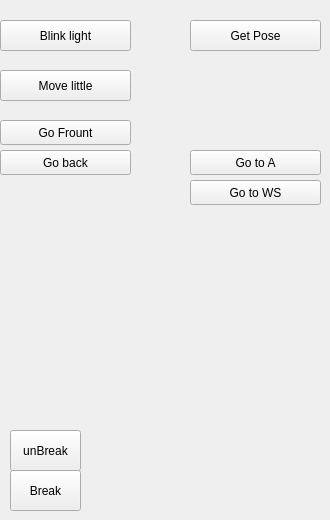
                        <widget class="QWidget" name="tab_2">
                              <attribute name="title">
                                    <string>NewEra</string>
                              </attribute>
                              <widget class="QPushButton" name="pushButton_NE_light">
                                    <property name="geometry">
                                          <rect>
                                                <x>0</x>
                                                <y>20</y>
                                                <width>131</width>
                                                <height>31</height>
                                          </rect>
                                    </property>
                                    <property name="text">
                                          <string>Blink light</string>
                                    </property>
                              </widget>
                              <widget class="QPushButton" name="pushButton_NE_moveLittle">
                                    <property name="geometry">
                                          <rect>
                                                <x>0</x>
                                                <y>70</y>
                                                <width>131</width>
                                                <height>31</height>
                                          </rect>
                                    </property>
                                    <property name="text">
                                          <string>Move little</string>
                                    </property>
                              </widget>
                              <widget class="QPushButton" name="pushButton_NE_break">
                                    <property name="geometry">
                                          <rect>
                                                <x>10</x>
                                                <y>470</y>
                                                <width>71</width>
                                                <height>41</height>
                                          </rect>
                                    </property>
                                    <property name="text">
                                          <string>Break</string>
                                    </property>
                              </widget>
                              <widget class="QPushButton" name="pushButton_NE_releaseBreak">
                                    <property name="geometry">
                                          <rect>
                                                <x>10</x>
                                                <y>430</y>
                                                <width>71</width>
                                                <height>41</height>
                                          </rect>
                                    </property>
                                    <property name="text">
                                          <string>unBreak</string>
                                    </property>
                              </widget>
                              <widget class="QPushButton" name="pushButton_NE_moveF">
                                    <property name="geometry">
                                          <rect>
                                                <x>0</x>
                                                <y>120</y>
                                                <width>131</width>
                                                <height>25</height>
                                          </rect>
                                    </property>
                                    <property name="text">
                                          <string>Go Frount</string>
                                    </property>
                              </widget>
                              <widget class="QPushButton" name="pushButton_NE_moveB">
                                    <property name="geometry">
                                          <rect>
                                                <x>0</x>
                                                <y>150</y>
                                                <width>131</width>
                                                <height>25</height>
                                          </rect>
                                    </property>
                                    <property name="text">
                                          <string>Go back</string>
                                    </property>
                              </widget>
                              <widget class="QPushButton" name="pushButton_NE_get_pose">
                                    <property name="geometry">
                                          <rect>
                                                <x>190</x>
                                                <y>20</y>
                                                <width>131</width>
                                                <height>31</height>
                                          </rect>
                                    </property>
                                    <property name="text">
                                          <string>Get Pose</string>
                                    </property>
                              </widget>
                              <widget class="QPushButton" name="pushButton_NE_goto_A">
                                    <property name="geometry">
                                          <rect>
                                                <x>190</x>
                                                <y>150</y>
                                                <width>131</width>
                                                <height>25</height>
                                          </rect>
                                    </property>
                                    <property name="text">
                                          <string>Go to A</string>
                                    </property>
                              </widget>
                              <widget class="QPushButton" name="pushButton_NE_goto_WS">
                                    <property name="geometry">
                                          <rect>
                                                <x>190</x>
                                                <y>180</y>
                                                <width>131</width>
                                                <height>25</height>
                                          </rect>
                                    </property>
                                    <property name="text">
                                          <string>Go to WS</string>
                                    </property>
                              </widget>
                        </widget>
